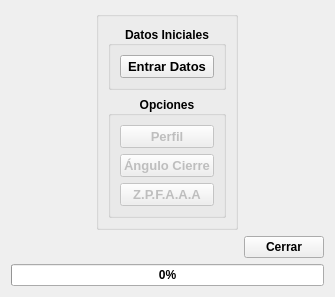
<?xml version="1.0" encoding="UTF-8"?>
<ui version="4.0">
 <class>ZPFAAA</class>
 <widget class="QWidget" name="ZPFAAA">
  <property name="geometry">
   <rect>
    <x>0</x>
    <y>0</y>
    <width>335</width>
    <height>285</height>
   </rect>
  </property>
  <property name="windowTitle">
   <string>Z.P.F.A.A.A</string>
  </property>
  <layout class="QGridLayout" name="gridLayout_4">
   <item row="2" column="2">
    <widget class="QPushButton" name="pB_Cerrar">
     <property name="font">
      <font>
       <family>Tahoma</family>
       <weight>75</weight>
       <bold>true</bold>
      </font>
     </property>
     <property name="text">
      <string>Cerrar</string>
     </property>
    </widget>
   </item>
   <item row="0" column="1" rowspan="2">
    <widget class="QGroupBox" name="gb_VDPoZPF">
     <property name="title">
      <string/>
     </property>
     <layout class="QGridLayout" name="gridLayout_3">
      <item row="0" column="0">
       <widget class="QGroupBox" name="groupBox">
        <property name="font">
         <font>
          <family>Tahoma</family>
          <weight>75</weight>
          <bold>true</bold>
         </font>
        </property>
        <property name="title">
         <string>Datos Iniciales</string>
        </property>
        <property name="alignment">
         <set>Qt::AlignCenter</set>
        </property>
        <layout class="QGridLayout" name="gridLayout">
         <item row="0" column="0">
          <widget class="QPushButton" name="pB_EntrarDatos">
           <property name="font">
            <font>
             <family>Tahoma</family>
             <pointsize>10</pointsize>
             <weight>75</weight>
             <bold>true</bold>
            </font>
           </property>
           <property name="text">
            <string>Entrar Datos</string>
           </property>
          </widget>
         </item>
        </layout>
       </widget>
      </item>
      <item row="1" column="0">
       <widget class="QGroupBox" name="gB_Opciones">
        <property name="font">
         <font>
          <family>Tahoma</family>
          <weight>75</weight>
          <bold>true</bold>
         </font>
        </property>
        <property name="title">
         <string>Opciones</string>
        </property>
        <property name="alignment">
         <set>Qt::AlignCenter</set>
        </property>
        <layout class="QGridLayout" name="gridLayout_2">
         <item row="0" column="0">
          <widget class="QPushButton" name="pB_Perfil">
           <property name="enabled">
            <bool>false</bool>
           </property>
           <property name="font">
            <font>
             <family>Tahoma</family>
             <pointsize>10</pointsize>
             <weight>75</weight>
             <bold>true</bold>
            </font>
           </property>
           <property name="text">
            <string>Perfil</string>
           </property>
          </widget>
         </item>
         <item row="1" column="0">
          <widget class="QPushButton" name="pB_AnguloCierre">
           <property name="enabled">
            <bool>false</bool>
           </property>
           <property name="font">
            <font>
             <family>Tahoma</family>
             <pointsize>10</pointsize>
             <weight>75</weight>
             <bold>true</bold>
            </font>
           </property>
           <property name="text">
            <string>Ángulo Cierre</string>
           </property>
          </widget>
         </item>
         <item row="2" column="0">
          <widget class="QPushButton" name="pB_ZPFAAA">
           <property name="enabled">
            <bool>false</bool>
           </property>
           <property name="font">
            <font>
             <family>Tahoma</family>
             <pointsize>10</pointsize>
             <weight>75</weight>
             <bold>true</bold>
            </font>
           </property>
           <property name="text">
            <string>Z.P.F.A.A.A</string>
           </property>
          </widget>
         </item>
        </layout>
       </widget>
      </item>
     </layout>
    </widget>
   </item>
   <item row="3" column="0" colspan="3">
    <layout class="QVBoxLayout" name="verticalLayout">
     <item>
      <widget class="QProgressBar" name="pBar_ZPFAAA">
       <property name="font">
        <font>
         <family>Tahoma</family>
         <weight>75</weight>
         <bold>true</bold>
        </font>
       </property>
       <property name="value">
        <number>0</number>
       </property>
       <property name="alignment">
        <set>Qt::AlignCenter</set>
       </property>
      </widget>
     </item>
     <item>
      <layout class="QHBoxLayout" name="layautbarra"/>
     </item>
    </layout>
   </item>
  </layout>
 </widget>
 <resources/>
 <connections/>
</ui>
